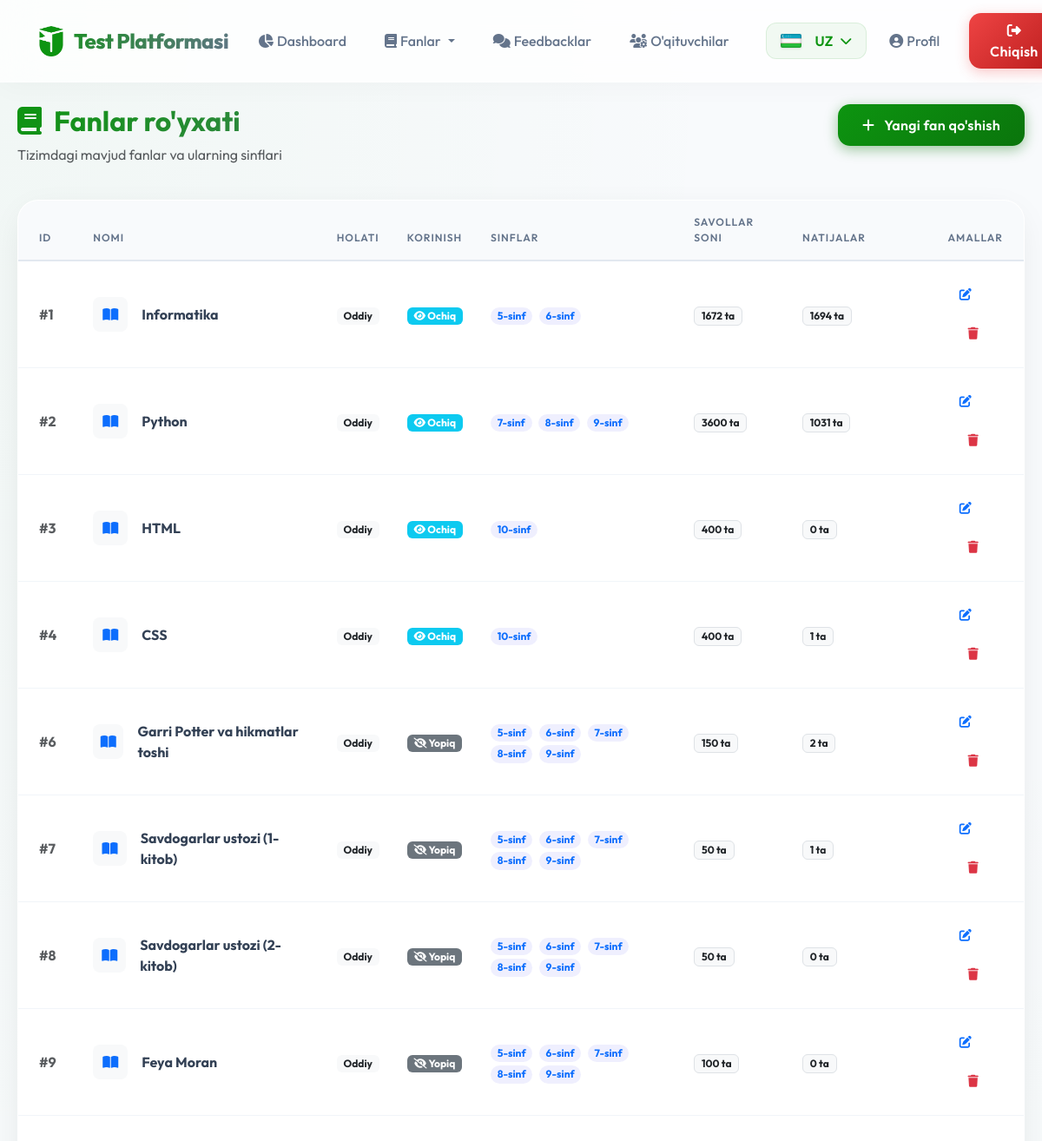
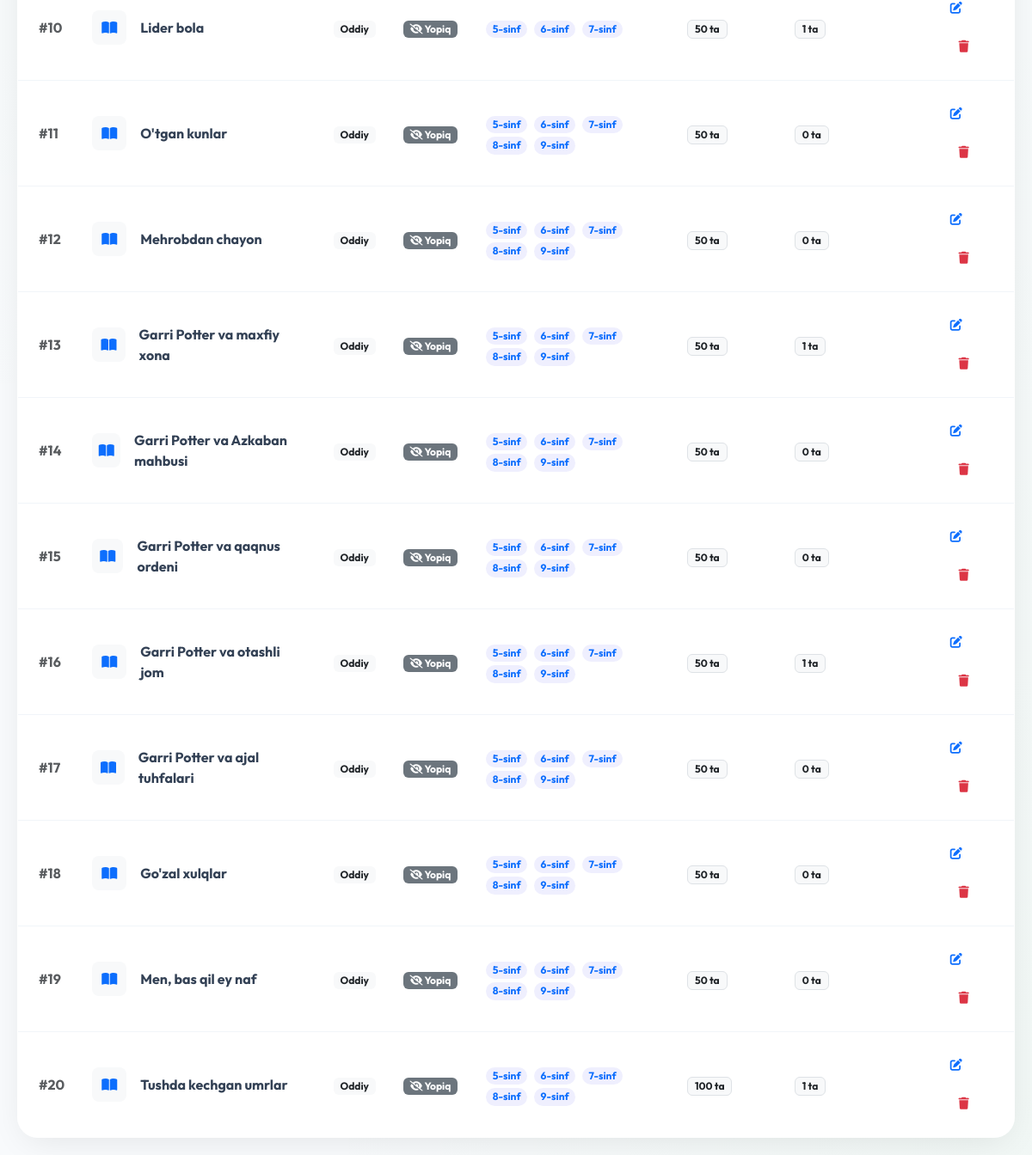
Before: /admin/subjects (signed in) with the older database file (2 pictures, top to bottom).
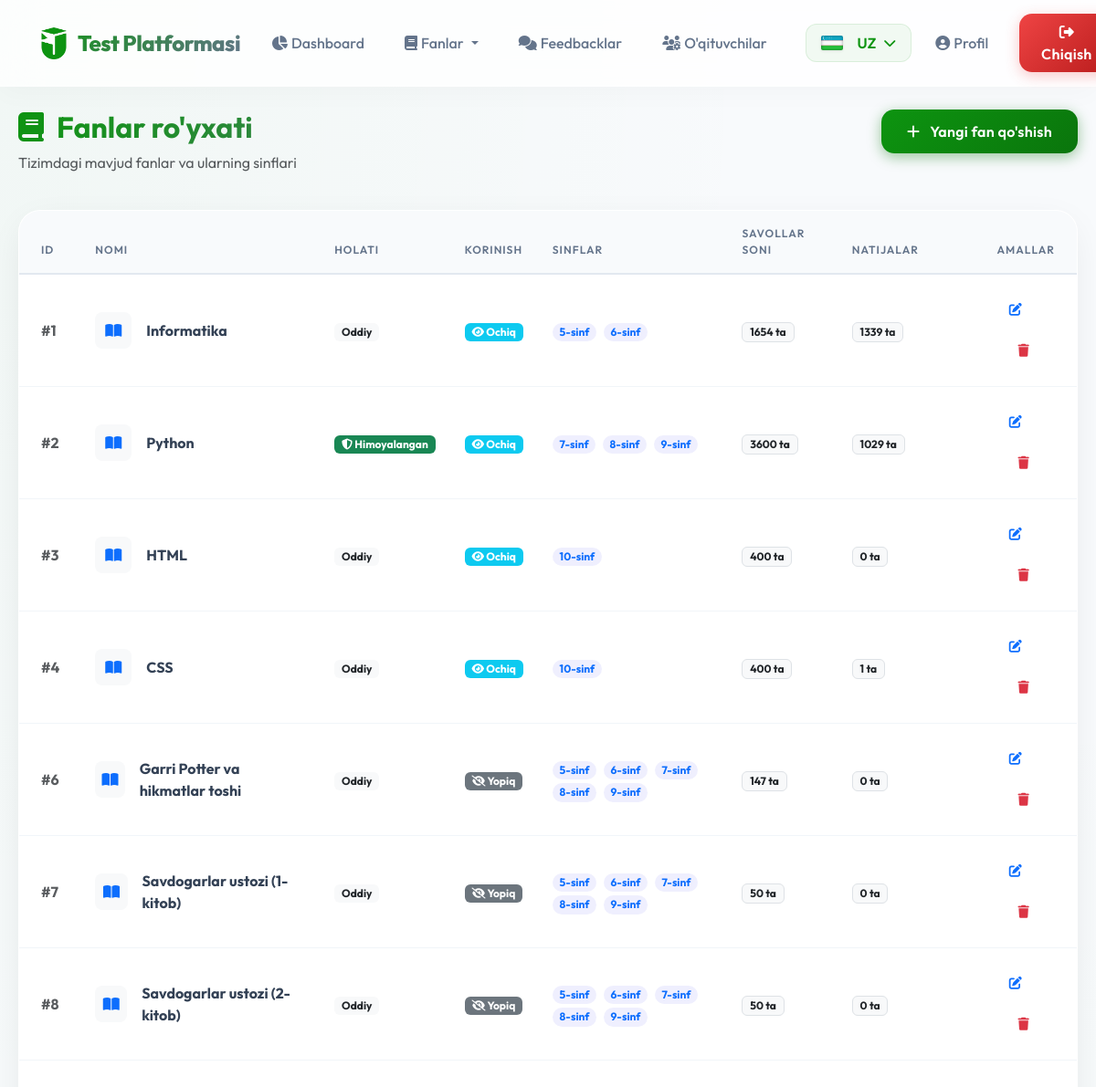
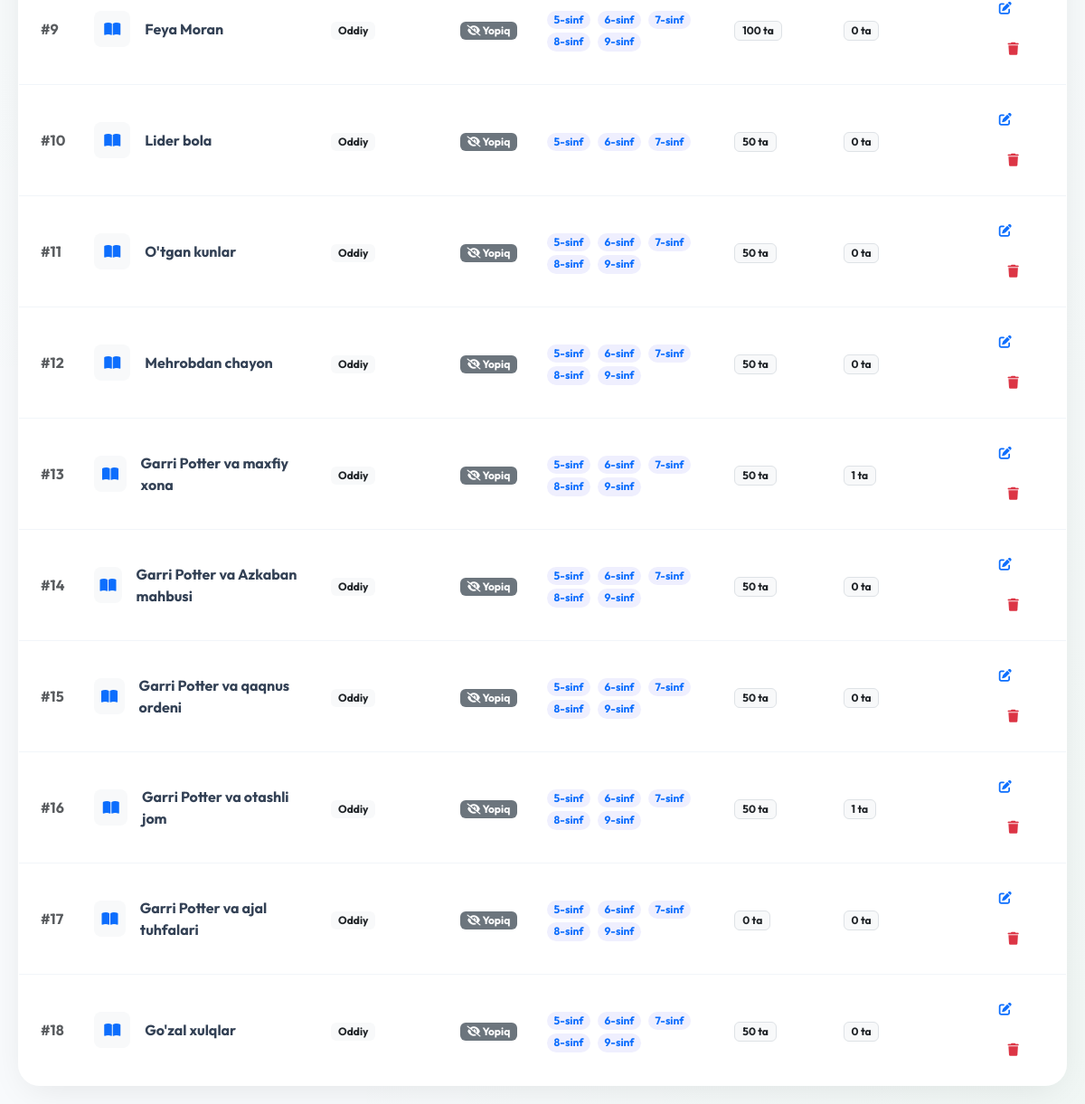
After: the same page with the newer database file (2 pictures, top to bottom).
### models.py (models this page shows)
class Subject(db.Model):
    id = db.Column(db.Integer, primary_key=True)
    name = db.Column(db.String(50), nullable=False)
    name_ru = db.Column(db.String(50))
    name_en = db.Column(db.String(50))
    grades = db.Column(db.String(20), nullable=False)  # "5,6" yoki "7,8,9"
    is_protected = db.Column(db.Boolean, default=False) # Anti-cheat protection
    question_count = db.Column(db.Integer, default=20)
    time_limit = db.Column(db.Integer, default=30)
    show_results = db.Column(db.Boolean, default=True)
    is_visible = db.Column(db.Boolean, default=True)

### routes/admin.py (the view)
@admin_bp.route('/subjects')
def subjects():
    subjects = Subject.query.all()
    return render_template('admin_subjects.html', subjects=subjects)

### routes/admin.py (called while the page is built)
@admin_bp.before_request
def require_login():
    if request.endpoint == 'admin.login':
        return
    if 'admin_id' not in session:
        return redirect(url_for('admin.login'))

### templates/admin_subjects.html (shortened to what this page needs)
{% extends "base.html" %}
{% block content %}
<div class="row mb-4 animate-fade-in-up">
    <div class="col-md-8">
        <h2 class="fw-bold text-gradient"><i class="fas fa-book me-2"></i> {{ _('Fanlar ro\'yxati') }}</h2>
        <p class="text-muted">{{ _('Tizimdagi mavjud fanlar va ularning sinflari') }}</p>
    </div>
    <div class="col-md-4 text-md-end">
        <a href="{{ url_for('admin.subject_add') }}" class="btn btn-primary">
            <i class="fas fa-plus me-2"></i> {{ _('Yangi fan qo\'shish') }}
        </a>
    </div>
</div>
<div class="card animate-fade-in-up" style="animation-delay: 0.1s;">
    <div class="card-body p-0">
        <div class="table-responsive">
            <table class="table table-hover align-middle mb-0">
                <thead>
                    <tr>
                        <th class="ps-4">ID</th>
                        <th>{{ _('Nomi') }}</th>
                        <th>{{ _('Holati') }}</th>
                        <th>{{ _('Korinish') }}</th>
                        <th>{{ _('Sinflar') }}</th>
                        <th>{{ _('Savollar soni') }}</th>
                        <th>{{ _('Natijalar') }}</th>
                        <th class="text-end pe-4">{{ _('Amallar') }}</th>
                    </tr>
                </thead>
                <tbody>
                    {% for subject in subjects %}
                    <tr>
                        <td class="ps-4 fw-bold text-muted">#{{ subject.id }}</td>
                        <td>
                            <div class="d-flex align-items-center">
                                <div class="icon-square bg-light text-primary rounded-3 me-3 d-flex align-items-center justify-content-center"
                                    style="width: 40px; height: 40px;">
                                    <i class="fas fa-book-open"></i>
                                </div>
                                <span class="fw-bold">{{ subject.name }}</span>
                            </div>
                        </td>
                        <td>
                            {% if subject.is_protected %}
                            <span class="badge bg-success"><i class="fas fa-shield-alt"></i> {{ _('Himoyalangan')
                                }}</span>
                            {% else %}
                            <span class="badge bg-light text-dark">{{ _('Oddiy') }}</span>
                            {% endif %}
                        </td>
                        <td>
                            {% if subject.is_visible %}
                            <span class="badge bg-info"><i class="fas fa-eye"></i> {{ _('Ochiq') }}</span>
                            {% else %}
                            <span class="badge bg-secondary"><i class="fas fa-eye-slash"></i> {{ _('Yopiq') }}</span>
                            {% endif %}
                        </td>
                        <td>
                            {% for grade in subject.grades.split(',') %}
                            <span class="badge bg-soft-primary text-primary rounded-pill me-1">{{ grade }}-{{ _('sinf')
                                }}</span>
                            {% endfor %}
                        </td>
                        <td>
                            <span class="badge bg-light text-dark border">{{ subject.questions|length }} {{ _('ta')
                                }}</span>
                        </td>
                        <td>
                            <span class="badge bg-light text-dark border">{{ subject.results|length }} {{ _('ta')
                                }}</span>
                        </td>
                        <td class="text-end pe-4">
                            <a href="{{ url_for('admin.subject_edit', id=subject.id) }}"
                                class="btn btn-sm btn-outline-primary me-2">
                                <i class="fas fa-edit"></i>
                            </a>
                            {% if session.admin_role == 'admin' %}
                            <a href="{{ url_for('admin.subject_delete', id=subject.id) }}"
                                class="btn btn-sm btn-outline-danger"
                                onclick="return confirm('{{ _('Haqiqatan ham bu fanni o\'chirmoqchimisiz? Unga bog\'liq barcha ma\'lumotlar tekshiriladi.') }}')">
                                <i class="fas fa-trash"></i>
                            </a>
                            {% endif %}
                        </td>
                    </tr>
                    {% endfor %}
                </tbody>
            </table>
        </div>
    </div>
</div>
{% endblock %}

### templates/base.html (shortened to what this page needs)
<!DOCTYPE html>
<html lang="uz">
<head>
    <link href="https://cdn.jsdelivr.net/npm/bootstrap@5.3.0/dist/css/bootstrap.min.css" rel="stylesheet">
    <link rel="stylesheet" href="https://cdnjs.cloudflare.com/ajax/libs/font-awesome/6.4.0/css/all.min.css">
</head>
<body>
    <nav class="navbar navbar-expand-lg fixed-top">
        <div class="container">
            <a class="navbar-brand d-flex align-items-center" href="{{ url_for('main.index') }}">
                <img src="{{ url_for('static', filename='img/logo.png') }}" width="35" height="35" class="me-2"
                    alt="Logo" style="pointer-events: none;">
                Test Platformasi
            </a>
            <div class="collapse navbar-collapse" id="navbarNav">
                <ul class="navbar-nav ms-auto gap-2 align-items-center">
                    {% if session.admin_id %}
                    <li class="nav-item">
                        <a class="nav-link" href="{{ url_for('admin.dashboard') }}">
                            <i class="fas fa-chart-pie"></i> {{ _('Dashboard') }}
                        </a>
                    </li>
                    <li class="nav-item dropdown">
                        <a class="nav-link dropdown-toggle" href="#" id="navbarDropdownFanlar" role="button"
                            data-bs-toggle="dropdown" aria-expanded="false">
                            <i class="fas fa-book"></i> {{ _('Fanlar') }}
                        </a>
                    </li>
                    <li class="nav-item">
                        <a class="nav-link" href="{{ url_for('admin.feedbacks') }}">
                            <i class="fas fa-comments"></i> {{ _('Feedbacklar') }}
                        </a>
                    </li>
                    {% if session.admin_role == 'admin' %}
                    <li class="nav-item">
                        <a class="nav-link" href="{{ url_for('admin.teachers') }}">
                            <i class="fas fa-users-cog"></i> {{ _('O\'qituvchilar') }}
                        </a>
                    </li>
                    {% endif %}
                    <li class="nav-item ms-lg-3">
                        <div class="lang-dropdown">
                            <div class="lang-btn">
                                {% set current_lang = get_locale() %}
                                {% if current_lang == 'uz' %}
                                <img src="{{ url_for('static', filename='icons/uz.png') }}" class="flag-icon" alt="UZ">
                                UZ
                                {% elif current_lang == 'ru' %}
                                <img src="{{ url_for('static', filename='icons/ru.png') }}" class="flag-icon" alt="RU">
                                RU
                                {% else %}
                                <img src="{{ url_for('static', filename='icons/gb.png') }}" class="flag-icon" alt="EN">
                                EN
                                {% endif %}
                                <i class="fas fa-chevron-down small"></i>
                            </div>
                        </div>
                    </li>
                    <li class="nav-item">
                        <a class="nav-link" href="{{ url_for('admin.profile') }}">
                            <i class="fas fa-user-circle"></i> {{ _('Profil') }}
                        </a>
                    </li>
                    <li class="nav-item">
                        <a class="btn btn-danger text-white px-4 py-2 ms-2" href="{{ url_for('admin.logout') }}">
                            <i class="fas fa-sign-out-alt"></i> {{ _('Chiqish') }}
                        </a>
                    </li>
                    {% endif %}
                </ul>
            </div>
        </div>
    </nav>
    <div style="height: 100px;"></div>
    <div class="main-container">
        {% block content %}{% endblock %}
    </div>
</body>
</html>

### templates/base.html (style rules this page uses)
:root { --primary: #0d9410; --primary-dark: #0a750c; --secondary: #64748b; --success: #10b981; --danger: #ef4444; --warning: #f59e0b; --dark: #0f172a; --light: #f8fafc; --glass: rgba(255, 255, 255, 0.9); --glass-border: rgba(255, 255, 255, 0.2); --shadow: 0 10px 40px -10px rgba(0, 0, 0, 0.1); }
body { font-family: 'Outfit', sans-serif; background: #f8fafc; background-image: radial-gradient(at 0% 0%, rgba(13, 148, 16, 0.03) 0px, transparent 50%), radial-gradient(at 100% 100%, rgba(13, 148, 16, 0.03) 0px, transparent 50%); background-attachment: fixed; min-height: 100vh; color: var(--dark); }
.main-container { max-width: 1200px; margin: 0 auto; padding: 20px; }
img { -webkit-user-drag: none; -khtml-user-drag: none; -moz-user-drag: none; -o-user-drag: none; user-drag: none; pointer-events: none; }
.card { background: var(--glass); backdrop-filter: blur(12px); -webkit-backdrop-filter: blur(12px); border: 1px solid rgba(255, 255, 255, 0.5); border-radius: 24px; box-shadow: var(--shadow); transition: transform 0.3s cubic-bezier(0.4, 0, 0.2, 1), box-shadow 0.3s ease; overflow: hidden; }
.btn { border-radius: 14px; padding: 12px 28px; font-weight: 600; letter-spacing: 0.3px; transition: all 0.3s cubic-bezier(0.4, 0, 0.2, 1); border: none; position: relative; overflow: hidden; }
.btn-primary { background: linear-gradient(135deg, var(--primary), var(--primary-dark)); box-shadow: 0 4px 15px rgba(10, 117, 12, 0.4); }
.btn-danger { background: linear-gradient(135deg, var(--danger), #b91c1c); box-shadow: 0 4px 15px rgba(239, 68, 68, 0.3); }
.navbar { background: rgba(255, 255, 255, 0.8) !important; backdrop-filter: blur(20px); -webkit-backdrop-filter: blur(20px); box-shadow: 0 4px 30px rgba(0, 0, 0, 0.03); border-bottom: 1px solid rgba(255, 255, 255, 0.3); padding: 15px 0; }
.navbar-brand { font-weight: 800; font-size: 1.5rem; background: linear-gradient(135deg, var(--primary), var(--secondary)); -webkit-background-clip: text; background-clip: text; -webkit-text-fill-color: transparent; letter-spacing: -0.5px; }
.nav-link { font-weight: 500; color: #64748b !important; padding: 10px 18px !important; border-radius: 12px; transition: all 0.3s ease; display: flex; align-items: center; gap: 4px; white-space: nowrap; }
.table-responsive { border-radius: 20px; box-shadow: 0 4px 6px -1px rgba(0, 0, 0, 0.05); }
.table { background: white; margin-bottom: 0; }
.table thead th { background: #f8fafc; color: #64748b; font-weight: 600; text-transform: uppercase; font-size: 0.75rem; letter-spacing: 1px; padding: 16px; border-bottom: 2px solid #e2e8f0; }
.table tbody td { padding: 16px; vertical-align: middle; border-bottom: 1px solid #f1f5f9; color: #334155; }
.table tbody tr:last-child td { border-bottom: none; }
.lang-dropdown { position: relative; display: inline-block; }
.lang-btn { background: rgba(13, 148, 16, 0.05); border: 1px solid rgba(13, 148, 16, 0.1); color: var(--primary); padding: 8px 16px; border-radius: 12px; font-weight: 600; display: flex; align-items: center; gap: 8px; transition: all 0.3s ease; cursor: pointer; text-decoration: none; }
.flag-icon { width: 24px !important; height: 16px !important; object-fit: cover !important; vertical-align: middle; margin-right: 8px; border-radius: 2px; box-shadow: 0 1px 3px rgba(0, 0, 0, 0.1); }

### templates/admin_subjects.html (style rules this page uses)
.bg-soft-primary { background-color: rgba(99, 102, 241, 0.1); }
.text-gradient { background: linear-gradient(135deg, var(--primary), var(--secondary)); -webkit-background-clip: text; -webkit-text-fill-color: transparent; }
.animate-fade-in-up { animation: fadeInUp 0.5s ease forwards; opacity: 0; transform: translateY(20px); }

Changed rows visible on the page:
removed Subject: id "19", name "Men, bas qil ey naf", grade "5" "6" "7" "8" "9", questions|length "50", results|length "0", shown under "Fanlar ro'yxati"
removed Subject: id "20", name "Tushda kechgan umrlar", grade "5" "6" "7" "8" "9", questions|length "100", results|length "1", shown under "Fanlar ro'yxati"
computed for Subject "Informatika": questions|length "1672" → "1654"; results|length "1694" → "1339"
changed Subject "Python": is_protected False → True (drawn); results|length "1031" → "1029"; _ "Oddiy" → "Himoyalangan"
computed for Subject "Garri Potter va hikmatlar toshi": questions|length "150" → "147"; results|length "2" → "0"
computed for Subject "Savdogarlar ustozi (1-kitob)": results|length "1" → "0"
computed for Subject "Lider bola": results|length "1" → "0"
computed for Subject "Garri Potter va ajal tuhfalari": questions|length "50" → "0"
